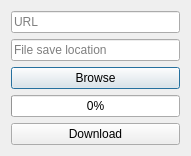
<?xml version="1.0" encoding="UTF-8"?>
<ui version="4.0">
 <class>helloworld</class>
 <widget class="QDialog" name="helloworld">
  <property name="geometry">
   <rect>
    <x>0</x>
    <y>0</y>
    <width>191</width>
    <height>149</height>
   </rect>
  </property>
  <property name="windowTitle">
   <string>QtDesigner</string>
  </property>
  <property name="sizeGripEnabled">
   <bool>false</bool>
  </property>
  <property name="modal">
   <bool>true</bool>
  </property>
  <layout class="QVBoxLayout" name="verticalLayout">
   <item>
    <widget class="QLineEdit" name="url">
     <property name="placeholderText">
      <string>URL</string>
     </property>
    </widget>
   </item>
   <item>
    <widget class="QLineEdit" name="save_location">
     <property name="placeholderText">
      <string>File save location</string>
     </property>
    </widget>
   </item>
   <item>
    <widget class="QPushButton" name="browse">
     <property name="text">
      <string>Browse</string>
     </property>
    </widget>
   </item>
   <item>
    <widget class="QProgressBar" name="progress">
     <property name="value">
      <number>0</number>
     </property>
     <property name="alignment">
      <set>Qt::AlignCenter</set>
     </property>
    </widget>
   </item>
   <item>
    <widget class="QPushButton" name="download">
     <property name="text">
      <string>Download</string>
     </property>
    </widget>
   </item>
  </layout>
 </widget>
 <resources/>
 <connections/>
</ui>
